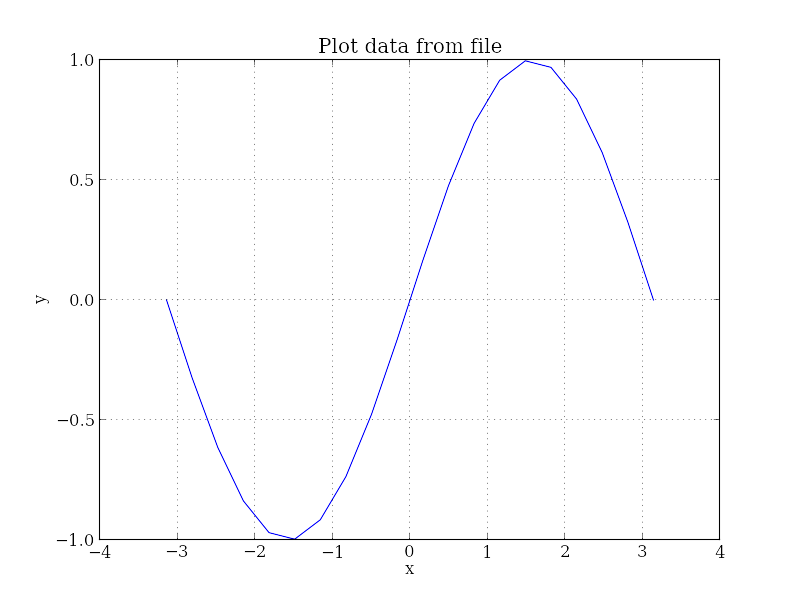

Here is the Julia script that generated this plot:
#!/usr/bin/env julia
# File: 3-plotfile.jl
# Author: Junfeng Li <[email redacted]>
# Description: plot file
# Created: November 24, 2012

require("pyplot")
using pyplot

figure()
plotfile("3-plotfile.txt", :delimiter, " ", :cols, (0, 1))
title("Plot data from file")

savefig("3-plotfile.png")
